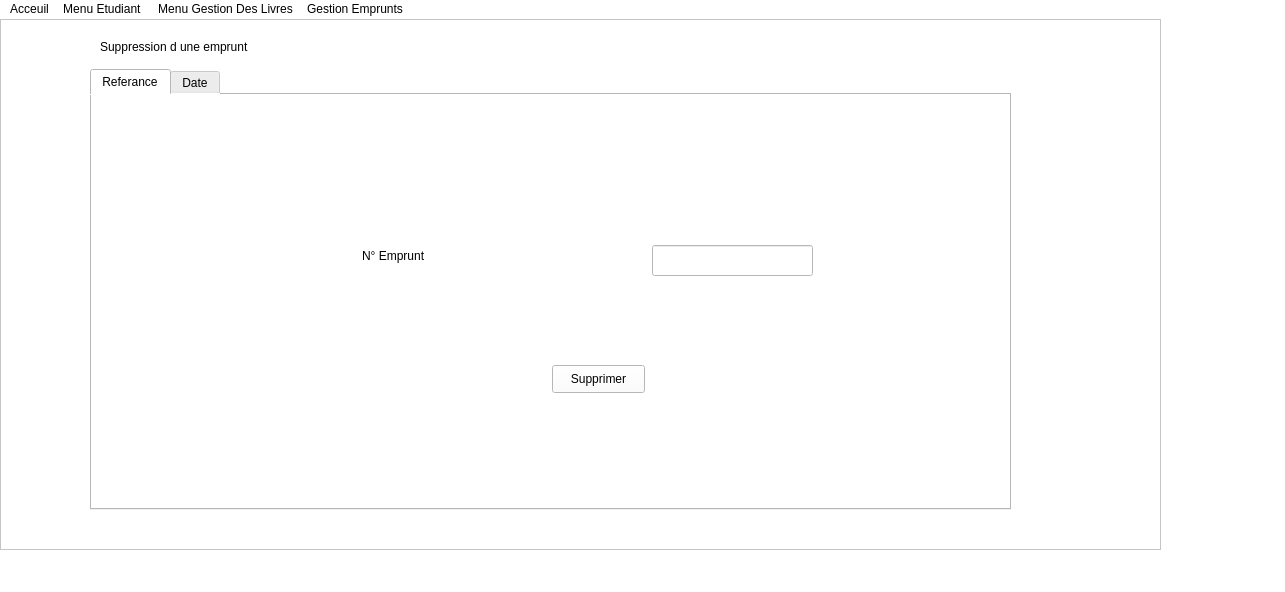
<?xml version="1.0" encoding="UTF-8"?>
<ui version="4.0">
 <class>MainWindow</class>
 <widget class="QMainWindow" name="MainWindow">
  <property name="geometry">
   <rect>
    <x>0</x>
    <y>0</y>
    <width>1285</width>
    <height>592</height>
   </rect>
  </property>
  <property name="windowTitle">
   <string>MainWindow</string>
  </property>
  <property name="styleSheet">
   <string notr="true">color :rgb(0, 0, 0);
font: 87 9pt &quot;Neue Haas Grotesk Text Pro Blac&quot;;
background-color:rgb(255, 255, 255);


</string>
  </property>
  <widget class="QWidget" name="centralwidget">
   <widget class="QFrame" name="frame">
    <property name="geometry">
     <rect>
      <x>0</x>
      <y>0</y>
      <width>1161</width>
      <height>531</height>
     </rect>
    </property>
    <property name="frameShape">
     <enum>QFrame::StyledPanel</enum>
    </property>
    <property name="frameShadow">
     <enum>QFrame::Raised</enum>
    </property>
    <widget class="QLabel" name="label_2">
     <property name="geometry">
      <rect>
       <x>100</x>
       <y>20</y>
       <width>271</width>
       <height>16</height>
      </rect>
     </property>
     <property name="text">
      <string>Suppression d une emprunt</string>
     </property>
    </widget>
    <widget class="QTabWidget" name="Supprimer">
     <property name="geometry">
      <rect>
       <x>90</x>
       <y>50</y>
       <width>921</width>
       <height>441</height>
      </rect>
     </property>
     <property name="currentIndex">
      <number>0</number>
     </property>
     <widget class="QWidget" name="Referance">
      <attribute name="title">
       <string>Referance</string>
      </attribute>
      <widget class="QLabel" name="label">
       <property name="geometry">
        <rect>
         <x>270</x>
         <y>110</y>
         <width>261</width>
         <height>101</height>
        </rect>
       </property>
       <property name="text">
        <string>N° Emprunt</string>
       </property>
      </widget>
      <widget class="QLineEdit" name="lineEdit">
       <property name="geometry">
        <rect>
         <x>560</x>
         <y>150</y>
         <width>161</width>
         <height>31</height>
        </rect>
       </property>
      </widget>
      <widget class="QPushButton" name="pushButton">
       <property name="geometry">
        <rect>
         <x>460</x>
         <y>270</y>
         <width>93</width>
         <height>28</height>
        </rect>
       </property>
       <property name="text">
        <string>Supprimer</string>
       </property>
      </widget>
     </widget>
     <widget class="QWidget" name="Date">
      <attribute name="title">
       <string>Date</string>
      </attribute>
      <widget class="QLabel" name="label_4">
       <property name="geometry">
        <rect>
         <x>240</x>
         <y>140</y>
         <width>181</width>
         <height>41</height>
        </rect>
       </property>
       <property name="text">
        <string>Date</string>
       </property>
      </widget>
      <widget class="QPushButton" name="pushButton_3">
       <property name="geometry">
        <rect>
         <x>440</x>
         <y>280</y>
         <width>93</width>
         <height>28</height>
        </rect>
       </property>
       <property name="text">
        <string>Supprimer</string>
       </property>
      </widget>
      <widget class="QDateEdit" name="dateEdit">
       <property name="geometry">
        <rect>
         <x>510</x>
         <y>160</y>
         <width>110</width>
         <height>22</height>
        </rect>
       </property>
      </widget>
     </widget>
    </widget>
   </widget>
  </widget>
  <widget class="QMenuBar" name="menubar">
   <property name="geometry">
    <rect>
     <x>0</x>
     <y>0</y>
     <width>1285</width>
     <height>25</height>
    </rect>
   </property>
   <widget class="QMenu" name="menuAcceuil">
    <property name="title">
     <string>Acceuil</string>
    </property>
   </widget>
   <widget class="QMenu" name="menuMenu_Etudiant">
    <property name="title">
     <string>Menu Etudiant </string>
    </property>
    <widget class="QMenu" name="menuMise_a_jour_Etudiant">
     <property name="title">
      <string>Mise a jour Etudiant</string>
     </property>
     <addaction name="actionAjouter_Etudiant"/>
     <addaction name="separator"/>
     <addaction name="actionSupprimer_Etudiant"/>
     <addaction name="separator"/>
     <addaction name="actionModifier_Etudiant"/>
    </widget>
    <widget class="QMenu" name="menuRecherche_et_Affichage">
     <property name="title">
      <string>Recherche et Affichage</string>
     </property>
     <addaction name="actionContenue_du_dictionnaire_Etudiant"/>
     <addaction name="separator"/>
     <addaction name="actionRecherche_par_numero_inscription"/>
    </widget>
    <addaction name="menuMise_a_jour_Etudiant"/>
    <addaction name="separator"/>
    <addaction name="menuRecherche_et_Affichage"/>
   </widget>
   <widget class="QMenu" name="menuMenu_Gestion_Des_Livres">
    <property name="title">
     <string>Menu Gestion Des Livres</string>
    </property>
    <widget class="QMenu" name="menuMise_a_jour">
     <property name="title">
      <string>Mise a jour</string>
     </property>
     <addaction name="actionAjouter_un_nouvel_Livre"/>
     <addaction name="actionSupprimer"/>
     <addaction name="actionModifier_nombre_d_exemplaires_d_un_Livre"/>
    </widget>
    <widget class="QMenu" name="menuRecherche_et_Affichage_2">
     <property name="title">
      <string>Recherche et Affichage</string>
     </property>
     <addaction name="actionContenue_du_dictionnaire_livre"/>
     <addaction name="actionRecherche_par_Referance"/>
    </widget>
    <addaction name="menuMise_a_jour"/>
    <addaction name="menuRecherche_et_Affichage_2"/>
   </widget>
   <widget class="QMenu" name="menuGestion_Emprunts">
    <property name="title">
     <string>Gestion Emprunts</string>
    </property>
    <widget class="QMenu" name="menuMise_a_jour_2">
     <property name="title">
      <string>Mise a jour</string>
     </property>
     <addaction name="actionAjouter_un_nouvel_emprunt"/>
     <addaction name="actionRetour_d_un_emprunt"/>
     <addaction name="actionSupprimer_d_un_emprunt"/>
     <addaction name="actionModifier_emprunt"/>
    </widget>
    <widget class="QMenu" name="menuRecherche_Affichage">
     <property name="title">
      <string>Recherche ,Affichage</string>
     </property>
     <addaction name="actionContenu_du_dictionnaire_emprunt"/>
     <addaction name="actionRecherche_emprunt_par_livre"/>
    </widget>
    <addaction name="menuMise_a_jour_2"/>
    <addaction name="menuRecherche_Affichage"/>
   </widget>
   <addaction name="menuAcceuil"/>
   <addaction name="menuMenu_Etudiant"/>
   <addaction name="menuMenu_Gestion_Des_Livres"/>
   <addaction name="menuGestion_Emprunts"/>
  </widget>
  <widget class="QStatusBar" name="statusbar"/>
  <action name="actionAjouter_Etudiant">
   <property name="checkable">
    <bool>false</bool>
   </property>
   <property name="text">
    <string>Ajouter Etudiant</string>
   </property>
  </action>
  <action name="actionEtudiant_Donnee">
   <property name="text">
    <string>Etudiant Donnee</string>
   </property>
  </action>
  <action name="actionUne_Section_Donnee">
   <property name="text">
    <string>Une Section Donnee</string>
   </property>
  </action>
  <action name="actionUn_Niveau_Donnee">
   <property name="text">
    <string>Un Niveau Donnee</string>
   </property>
  </action>
  <action name="actionSection_et_Niveau">
   <property name="text">
    <string>Section et Niveau</string>
   </property>
  </action>
  <action name="actionTel">
   <property name="text">
    <string>Tel</string>
   </property>
  </action>
  <action name="actionMail">
   <property name="text">
    <string>Mail</string>
   </property>
  </action>
  <action name="actionAdresse">
   <property name="text">
    <string>Adresse</string>
   </property>
  </action>
  <action name="actionContenue_du_dictionnaire_Etudiant">
   <property name="text">
    <string>Afficher les Etudiant</string>
   </property>
  </action>
  <action name="actionRecherche_par_numero_inscription">
   <property name="text">
    <string>Recherche</string>
   </property>
  </action>
  <action name="actionRecherche_par_section">
   <property name="text">
    <string>Recherche par section</string>
   </property>
  </action>
  <action name="actionRecherche_par_section_et_Niveau">
   <property name="text">
    <string>Recherche par section et Niveau </string>
   </property>
  </action>
  <action name="actionRecherche_par_Niveau">
   <property name="text">
    <string>Recherche par Niveau</string>
   </property>
  </action>
  <action name="actionAjouter_un_nouvel_Livre">
   <property name="text">
    <string>Ajouter un nouvel Livre</string>
   </property>
  </action>
  <action name="actionModifier_nombre_d_exemplaires_d_un_Livre">
   <property name="text">
    <string>Modifier nombre d exemplaires d un Livre</string>
   </property>
  </action>
  <action name="actionLivre_donnee">
   <property name="text">
    <string>Livre donnee</string>
   </property>
  </action>
  <action name="actionLivres_d_un_auteur">
   <property name="text">
    <string>Livres d un auteur</string>
   </property>
  </action>
  <action name="actionLivres_d_une_annee_donnee">
   <property name="text">
    <string>Livres d une annee donnee</string>
   </property>
  </action>
  <action name="actionContenue_du_dictionnaire_livre">
   <property name="text">
    <string>Afficher les Livres</string>
   </property>
  </action>
  <action name="actionRecherche_par_Referance">
   <property name="text">
    <string>Rechercher</string>
   </property>
  </action>
  <action name="actionRecherche_par_titre">
   <property name="text">
    <string>Recherche par titre</string>
   </property>
  </action>
  <action name="actionRecherche_par_annee_edition_donne">
   <property name="text">
    <string>Recherche par annee edition donne</string>
   </property>
  </action>
  <action name="actionRecherche_et_Affichage_des_livres_par_ordre_alphabetique">
   <property name="text">
    <string>Recherche et Affichage des livres par ordre alphabetique</string>
   </property>
  </action>
  <action name="actionAjouter_un_nouvel_emprunt">
   <property name="text">
    <string>Ajouter un nouvel emprunt</string>
   </property>
  </action>
  <action name="actionRetour_d_un_emprunt">
   <property name="text">
    <string>Retour d un emprunt</string>
   </property>
  </action>
  <action name="actionSupprimer_d_un_emprunt">
   <property name="text">
    <string>Supprimer d un emprunt</string>
   </property>
  </action>
  <action name="actionDate_emprunt">
   <property name="text">
    <string>Date emprunt</string>
   </property>
  </action>
  <action name="actionDate_Retour">
   <property name="text">
    <string>Date Retour</string>
   </property>
  </action>
  <action name="actionContenu_du_dictionnaire_emprunt">
   <property name="text">
    <string>Afficher les Emprunts</string>
   </property>
  </action>
  <action name="actionRecherche_emprunt_par_livre">
   <property name="text">
    <string>Recherche</string>
   </property>
  </action>
  <action name="actionRecherche_emprunt_par_etudiant">
   <property name="text">
    <string>Recherche emprunt par etudiant</string>
   </property>
  </action>
  <action name="actionRecherche_livres_empruntee_a_une_date_donnee">
   <property name="text">
    <string>Recherche livres empruntee a une date donnee</string>
   </property>
  </action>
  <action name="actionRecherche_livres_retournee_a_une_date_donne">
   <property name="text">
    <string>Recherche livres retournee a une date donne</string>
   </property>
  </action>
  <action name="actionRecherche_livres_empruntee_entre_2_dates_donnee">
   <property name="text">
    <string>Recherche livres empruntee entre 2 dates donnee</string>
   </property>
  </action>
  <action name="actionRecherche_livres_retournee_entre_2_date_donne">
   <property name="text">
    <string>Recherche livres retournee entre 2 date donne</string>
   </property>
  </action>
  <action name="actionSupprimer_Etudiant">
   <property name="text">
    <string>Supprimer Etudiant</string>
   </property>
  </action>
  <action name="actionModifier_Etudiant">
   <property name="text">
    <string>Modifier Etudiant</string>
   </property>
  </action>
  <action name="actionRecuperer_les_donnee">
   <property name="text">
    <string>Recuperer les donnee</string>
   </property>
  </action>
  <action name="actionEnregistrer_Ficher_Livres">
   <property name="text">
    <string>Enregistrer Ficher Livres</string>
   </property>
  </action>
  <action name="actionEnregistrer_Ficher_Emprunt">
   <property name="text">
    <string>Enregistrer Ficher Emprunt</string>
   </property>
  </action>
  <action name="actionRecuperer_Ficher_Etudiant">
   <property name="text">
    <string>Recuperer Ficher Etudiant</string>
   </property>
  </action>
  <action name="actionRecuperer_Ficher_Livres">
   <property name="text">
    <string>Recuperer Ficher Livres</string>
   </property>
  </action>
  <action name="actionRecuperer_Ficher_Emprunt">
   <property name="text">
    <string>Recuperer Ficher Emprunt</string>
   </property>
  </action>
  <action name="actionSupprimer">
   <property name="text">
    <string>Supprimer</string>
   </property>
  </action>
  <action name="actionModifier_emprunt">
   <property name="text">
    <string>Modifier emprunt</string>
   </property>
  </action>
 </widget>
 <resources/>
 <connections/>
</ui>
